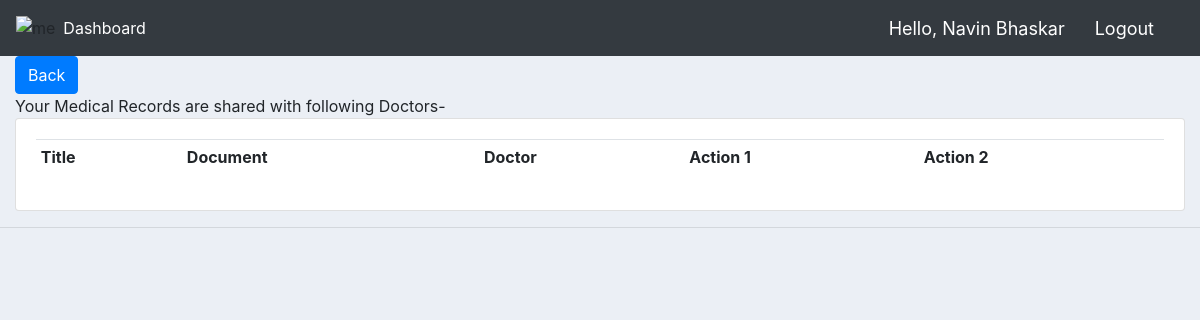
Page /shared_with/ (signed in) on the earlier database version.
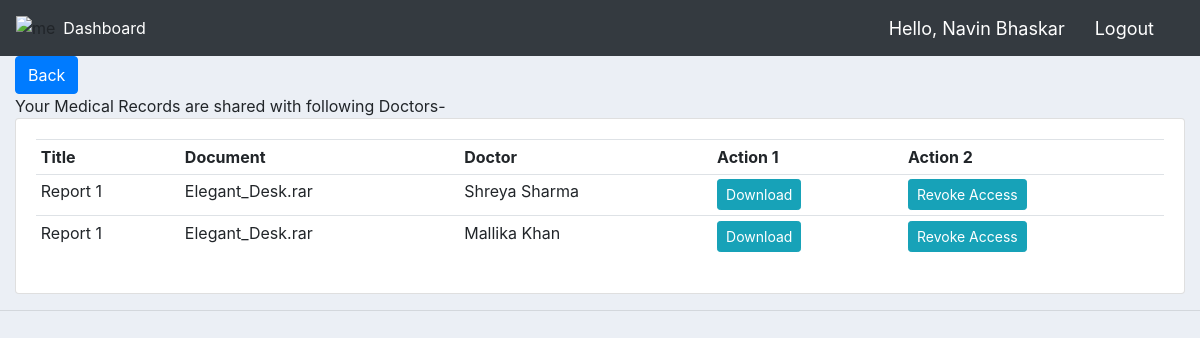
Same page on the later database version.
### customers/models.py (models this page shows, shortened)
class Medical_Records(models.Model):
    title = models.CharField(max_length=200, null=True)
    document = models.FileField(default="document.zip", null=True, blank=True)
    patient = models.ForeignKey(Patient, null=True, on_delete= models.SET_NULL)
    date_created = models.DateTimeField(auto_now_add=True, null=True)
    shared_with = models.ManyToManyField(Doctor,  blank=True)

class Doctor(models.Model):
    user = models.OneToOneField(User, null=True, blank=True, on_delete=models.CASCADE)
    specialization = models.CharField(max_length=200, null=True)
    name = models.CharField(max_length=200, null=True)
    phone = models.CharField(max_length=200, null=True)
    email = models.CharField(max_length=200, null=True)
    clinic = models.ForeignKey(Clinic, null=True, on_delete= models.SET_NULL)
    profile_pic = models.ImageField(default="profile1.png", null=True, blank=True)
    date_created = models.DateTimeField(auto_now_add=True, null=True)

### customers/decorators.py (the view)
		def wrapper_func(request, *args, **kwargs):
			group = None
			if request.user.groups.exists():
				group = request.user.groups.all()[0].name
			if group in allowed_roles:
				return view_func(request, *args, **kwargs)
			else:
				return HttpResponse('You are not authorized to view this page')

### customers/views.py (called while the page is built)
@login_required(login_url='login')
@allowed_users(allowed_roles=['patient'])
def shared_with(request):
    all_shares=[]
    for record in Medical_Records.objects.filter(patient=request.user.patient).prefetch_related('shared_with'):
        for doc in record.shared_with.all():
            data={
                "doctor": doc.name,
                "doctor_id": doc.id,
                "document_title": record.title,
                "document": record.document,
                "document_id": record.id
            }
            all_shares.append(data)
    context = {"data": all_shares, "greeting": request.user.patient.name}
    return render(request, 'customers/shared_with.html', context)

### customers/templates/customers/shared_with.html
{%  extends 'customers/main.html' %}
{% block content %}
<a class="btn btn-primary" href="{% url 'home' %}" role="button">Back</a>
<div class="text-nowrap" style="width: 8rem;">
  Your Medical Records are shared with following Doctors-
</div>
<div class="row">
	<div class="col-md">
		<div class="card card-body">
			<table class="table table-sm">
				<tr>
          <th>Title</th>
          <th>Document</th>
					<th>Doctor</th>
          <th>Action 1</th>
          <th>Action 2</th>
				</tr>
				{% for doc in data %}
				<tr>
			        <td>{{doc.document_title}}</td>
			        <td>{{doc.document}}</td>
			        <td>{{doc.doctor}}</td>
			        <td><a href="{% url 'download' doc.document_id %}" class="btn btn-sm btn-info">Download</a>
					<td><a class="btn btn-sm btn-info" href="{% url 'revoke_access' doc.document_id doc.doctor_id %}">Revoke Access</a></td>
				</tr>
				{% endfor %}
			</table>
		</div>
	</div>
</div>
{% endblock content %}

Differences in the rows shown:
added Medical_Records: document_title "Report 1" "Report 1", document "Elegant_Desk.rar" "Elegant_Desk.rar"
now on this page (row edited): Doctor: doctor "Shreya Sharma"
now on this page (row edited): Doctor: doctor "Mallika Khan"
Other differences:
new list line: "Download Revoke Access"
